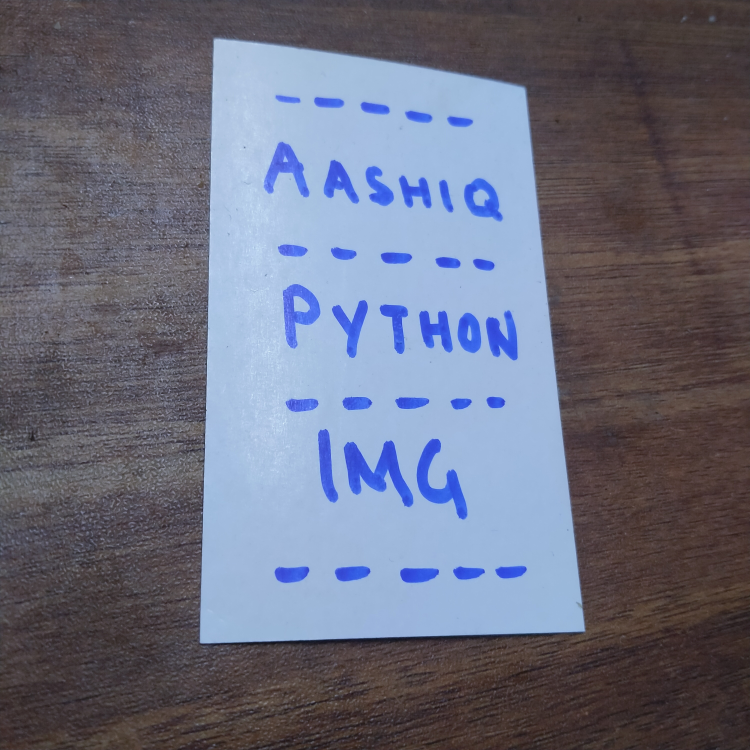
#> input picture day22-mar12/t5.jpg, 3000 x 3000 px (shown at 1/4 size)
$ python receipt-persp-trans-06.py
#> lines starting #> are read from the running program, lines starting #| are printed output that depends on the picture; after the words box and inside, x2 and y2 are one past the last pixel; in counts of white or black regions, pixels touching at a corner belong together
import cv2
import numpy as np
import os


def transform(pos):
    # This function is used to find the corners of the object and the dimensions of the object
    pts = []
    n = len(pos)
    for i in range(n):
        pts.append(list(pos[i][0]))

    sums = {}
    diffs = {}
    tl = tr = bl = br = 0
    for i in pts:
        x = i[0]
        y = i[1]
        sum_val = x + y
        diff = y - x
        sums[sum_val] = i
        diffs[diff] = i

    if not sums or not diffs:
        print("Error: No valid sums or diffs found.")
        return None, None, None

    sums = sorted(sums.items())
    diffs = sorted(diffs.items())
    n = len(sums)

    if n == 0:
        print("Error: Empty lists after sorting.")
        return None, None, None

    rect = [sums[0][1], diffs[0][1], diffs[n - 1][1], sums[n - 1][1]]
    # top-left top-right bottom-left bottom-right

    h1 = np.sqrt((rect[0][0] - rect[2][0]) * 2 + (rect[0][1] - rect[2][1]) * 2)  # height of left side
    h2 = np.sqrt((rect[1][0] - rect[3][0]) * 2 + (rect[1][1] - rect[3][1]) * 2)  # height of right side
    h = max(h1, h2)

    w1 = np.sqrt((rect[0][0] - rect[1][0]) * 2 + (rect[0][1] - rect[1][1]) * 2)  # width of upper side
    w2 = np.sqrt((rect[2][0] - rect[3][0]) * 2 + (rect[2][1] - rect[3][1]) * 2)  # width of lower side
    w = max(w1, w2)

    return int(w), int(h), rect


# Function to count number of lines or nozzles in the image
def count_lines(image):
    # Convert the image to grayscale
    gray = cv2.cvtColor(image, cv2.COLOR_BGR2GRAY)
    # Apply Canny edge detection
    edges = cv2.Canny(gray, 50, 150, apertureSize=3)
    # Apply Hough Line Transform
    lines = cv2.HoughLinesP(edges, 1, np.pi / 180, threshold=50, minLineLength=100, maxLineGap=10)

    # Count the number of detected lines
    num_lines = 0
    if lines is not None:
        num_lines = len(lines)

    return num_lines


# Get the absolute path to the script's directory
script_dir = os.path.dirname(os.path.abspath(__file__))

# Specify the file path using the absolute path
img_path = os.path.join(script_dir, 't5.jpg')

# Load the image
img = cv2.imread(img_path)
#> img is the input picture: shape (3000, 3000, 3); mean B, G, R 126.8, 109.5, 106.5

# Check if the image is loaded successfully
if img is None:
    print(f"Error: Unable to load the image at {img_path}")
else:
    # Resize the image
    r = 500.0 / img.shape[1]
#> r = 0.167
    dim = (500, int(img.shape[0] * r))
#> dim = (500, 500)
    img = cv2.resize(img, dim, interpolation=cv2.INTER_AREA)
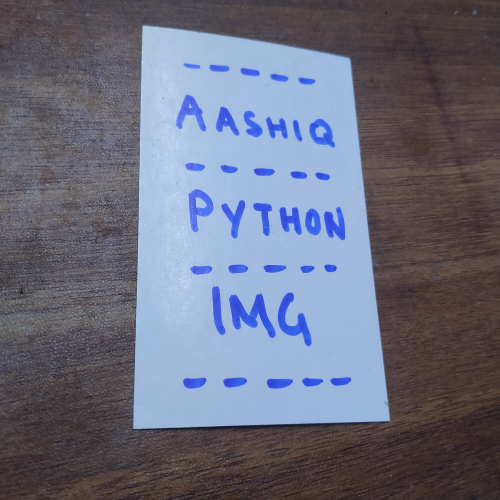
#> img: shape (500, 500, 3); mean B, G, R 126.8, 109.5, 106.5

    cv2.imshow('INPUT', img)
    gray = cv2.cvtColor(img, cv2.COLOR_BGR2GRAY)
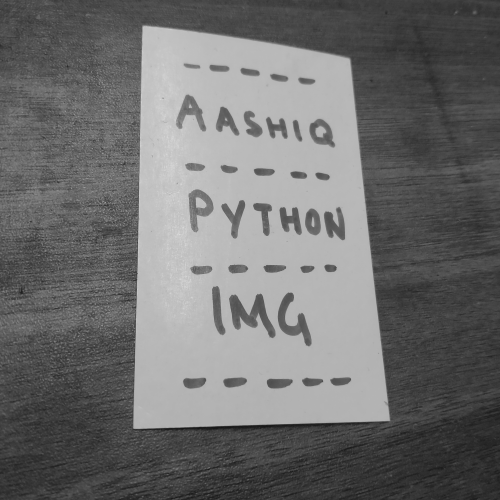
#> gray: shape (500, 500); min 21, max 219, mean 110.6
    gray = cv2.GaussianBlur(gray, (11, 11), 0)
    edge = cv2.Canny(gray, 100, 200)
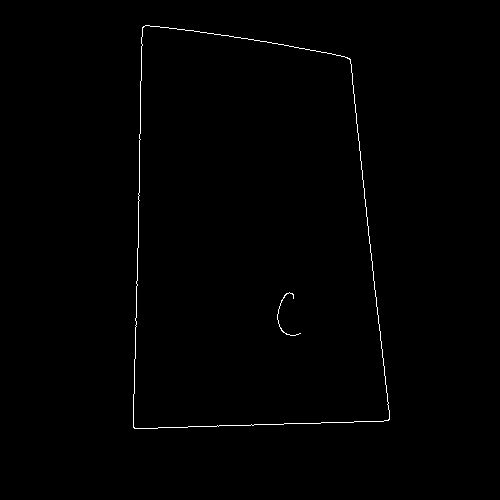
#> edge: shape (500, 500); 0.52% white in thin lines or dots, all inside (x1, y1, x2, y2) = (133, 25, 390, 429)

    # Find contours
    contours, _ = cv2.findContours(edge.copy(), cv2.RETR_EXTERNAL, cv2.CHAIN_APPROX_SIMPLE)
#> contours = 1 contour; box (x1, y1, x2, y2) and area: (133, 25, 390, 429) 88994
    cv2.drawContours(img, contours, -1, [0, 0, 255], 2)
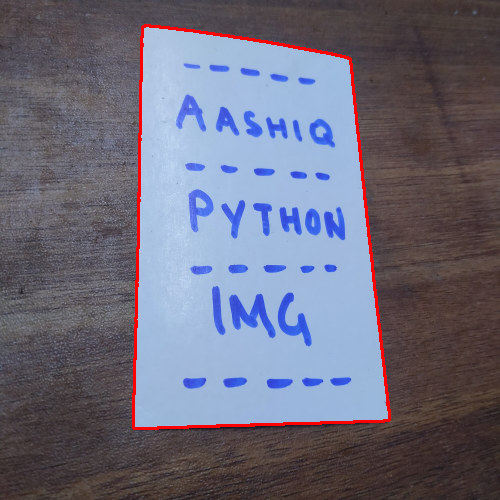
#> img: shape (500, 500, 3); 1.56% of pixels changed, all inside (x1, y1, x2, y2) = (132, 24, 391, 430)
    cv2.imshow('Contours', img)

    # Find the largest contour
    max_area = 0
    pos = None
    for contour in contours:
        area = cv2.contourArea(contour)
        if area > max_area:
            max_area = area
            pos = contour
#> this loop made 1 pass
#> (area, max_area) on pass 1: (88994, 88994)
#> after the loop, max_area = 88994; pos = contour of 219 points, box (x1, y1, x2, y2) (133, 25, 390, 429), area 88994

    if pos is not None:
        peri = cv2.arcLength(pos, True)
#> peri = 1271.2
        approx = cv2.approxPolyDP(pos, 0.02 * peri, True)
#> approx = [[143, 26], [133, 427], [388, 420], [350, 59]]

        size = img.shape
#> size = (500, 500, 3)
        w, h, arr = transform(approx)
#> in transform, `n = len(pos)`: n = 4
#> after the loop in transform, `for i in range(n):`: pts = [[143, 26], [133, 427], [388, 420], [350, 59]]
#> the loop in transform, `for i in pts:` made 4 passes
#> (x, y, sum_val, diff) on passes 1 to 4: (143, 26, 169, -117), (133, 427, 560, 294), (388, 420, 808, 32), (350, 59, 409, -291)
#> after the loop in transform, `for i in pts:`: diffs = {-117: [143, 26], 294: [133, 427], 32: [388, 420], -291: [350, 59]}; sums = {169: [143, 26], 560: [133, 427], 808: [388, 420], 409: [350, 59]}
#> in transform, `sums = sorted(sums.items())`: sums = [(169, [143, 26]), (409, [350, 59]), (560, [133, 427]), (808, [388, 420])]
#> in transform, `diffs = sorted(diffs.items())`: diffs = [(-291, [350, 59]), (-117, [143, 26]), (32, [388, 420]), (294, [133, 427])]
#> in transform, `rect = [sums[0][1], diffs[0][1], diffs[n - 1][1], sums[n - 1][1]]`: rect = [[143, 26], [350, 59], [133, 427], [388, 420]]
#> in transform, `h1 = np.sqrt((rect[0][0] - rect[2][0]) * 2 + (rect[0][1] - rect[2][1])..`: h1 = nan
#> (the run stopped early here; a loop or call above may not have finished)

$ run again, with day22-mar12/t7.jpg copied over day22-mar12/t5.jpg
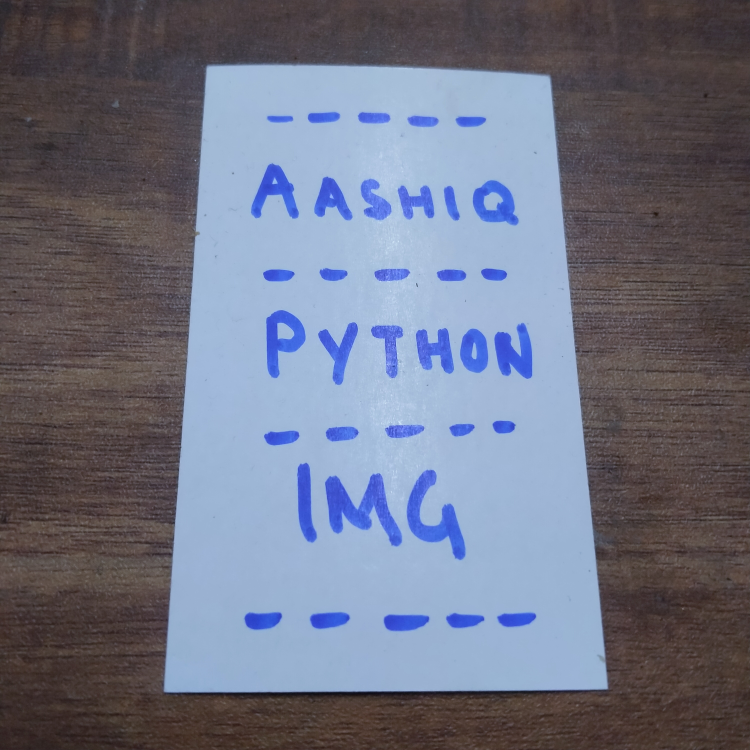
#> input picture day22-mar12/t7.jpg, 3000 x 3000 px (shown at 1/4 size)
#> img is the input picture: shape (3000, 3000, 3); mean B, G, R 131.3, 114, 110
#> `edge = cv2.Canny(gray, 100, 200)`:
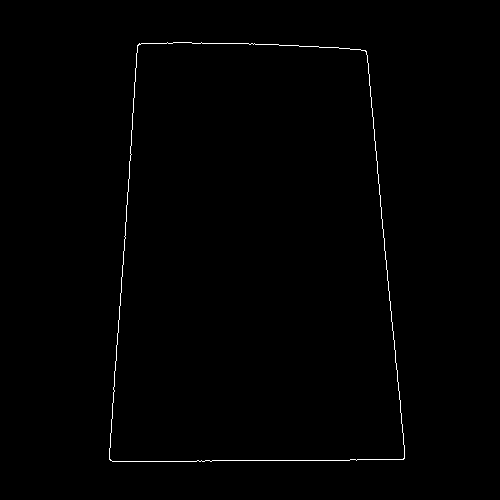
#> edge: shape (500, 500); 0.54% white in thin lines or dots, all inside (x1, y1, x2, y2) = (109, 42, 405, 462)
#> contours = 1 contour; box (x1, y1, x2, y2) and area: (109, 42, 405, 462) 108916
#> `cv2.drawContours(img, contours, -1, [0, 0, 255], 2)`:
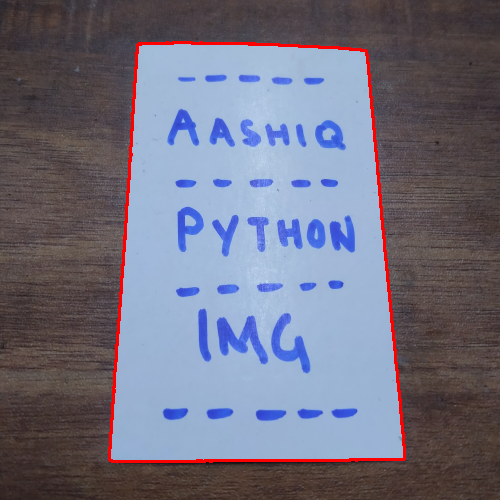
#> img: shape (500, 500, 3); mean B, G, R 128.8, 111.9, 112.4
#> the loop `for contour in contours:` made 1 pass
#> (area, max_area) on pass 1: (108915.5, 108915.5)
#> after the loop `for contour in contours:`: max_area = 108915.5; pos = contour of 202 points, box (x1, y1, x2, y2) (109, 42, 405, 462), area 108916
#> peri = 1389.3
#> approx = [[139, 43], [109, 459], [403, 459], [366, 51]]
#> n = 4
#> after the loop in transform, `for i in range(n):`: pts = [[139, 43], [109, 459], [403, 459], [366, 51]]
#> the loop in transform, `for i in pts:` made 4 passes
#> (x, y, sum_val, diff) on passes 1 to 4: (139, 43, 182, -96), (109, 459, 568, 350), (403, 459, 862, 56), (366, 51, 417, -315)
#> after the loop in transform, `for i in pts:`: diffs = {-96: [139, 43], 350: [109, 459], 56: [403, 459], -315: [366, 51]}; sums = {182: [139, 43], 568: [109, 459], 862: [403, 459], 417: [366, 51]}
#> in transform, `sums = sorted(sums.items())`: sums = [(182, [139, 43]), (417, [366, 51]), (568, [109, 459]), (862, [403, 459])]
#> in transform, `diffs = sorted(diffs.items())`: diffs = [(-315, [366, 51]), (-96, [139, 43]), (56, [403, 459]), (350, [109, 459])]
#> rect = [[139, 43], [366, 51], [109, 459], [403, 459]]
#> h1 = nan
